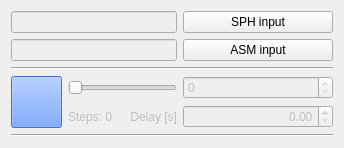
         <widget class="QFrame" name="fileControlFrame">
          <property name="layoutDirection">
           <enum>Qt::LeftToRight</enum>
          </property>
          <layout class="QGridLayout" name="gridLayout_14">
           <item row="1" column="11">
            <widget class="QPushButton" name="sphfilebutton">
             <property name="minimumSize">
              <size>
               <width>150</width>
               <height>0</height>
              </size>
             </property>
             <property name="text">
              <string>SPH input</string>
             </property>
            </widget>
           </item>
           <item row="3" column="6" colspan="6">
            <widget class="Line" name="line">
             <property name="orientation">
              <enum>Qt::Horizontal</enum>
             </property>
            </widget>
           </item>
           <item row="5" column="11">
            <widget class="QDoubleSpinBox" name="frameDelay">
             <property name="enabled">
              <bool>false</bool>
             </property>
             <property name="minimumSize">
              <size>
               <width>80</width>
               <height>0</height>
              </size>
             </property>
             <property name="layoutDirection">
              <enum>Qt::LeftToRight</enum>
             </property>
             <property name="alignment">
              <set>Qt::AlignRight|Qt::AlignTrailing|Qt::AlignVCenter</set>
             </property>
             <property name="maximum">
              <double>10.000000000000000</double>
             </property>
             <property name="singleStep">
              <double>0.100000000000000</double>
             </property>
            </widget>
           </item>
           <item row="1" column="6" colspan="5">
            <widget class="QLineEdit" name="sphInputLineEdit">
             <property name="enabled">
              <bool>false</bool>
             </property>
             <property name="readOnly">
              <bool>true</bool>
             </property>
            </widget>
           </item>
           <item row="6" column="6" colspan="6">
            <widget class="Line" name="line_2">
             <property name="orientation">
              <enum>Qt::Horizontal</enum>
             </property>
            </widget>
           </item>
           <item row="5" column="10">
            <widget class="QLabel" name="delayLabel">
             <property name="enabled">
              <bool>false</bool>
             </property>
             <property name="text">
              <string>Delay [s]</string>
             </property>
             <property name="alignment">
              <set>Qt::AlignRight|Qt::AlignTrailing|Qt::AlignVCenter</set>
             </property>
            </widget>
           </item>
           <item row="2" column="6" colspan="5">
            <widget class="QLineEdit" name="asmInputLineEdit">
             <property name="enabled">
              <bool>false</bool>
             </property>
             <property name="readOnly">
              <bool>true</bool>
             </property>
            </widget>
           </item>
           <item row="4" column="11">
            <widget class="QSpinBox" name="progressSpin">
             <property name="enabled">
              <bool>false</bool>
             </property>
             <property name="minimumSize">
              <size>
               <width>80</width>
               <height>0</height>
              </size>
             </property>
             <property name="maximum">
              <number>0</number>
             </property>
            </widget>
           </item>
           <item row="2" column="11">
            <widget class="QPushButton" name="asmfilebutton">
             <property name="minimumSize">
              <size>
               <width>150</width>
               <height>0</height>
              </size>
             </property>
             <property name="text">
              <string>ASM input</string>
             </property>
            </widget>
           </item>
           <item row="4" column="6" rowspan="2">
            <widget class="QPushButton" name="buttonPlay">
             <property name="enabled">
              <bool>false</bool>
             </property>
             <property name="sizePolicy">
              <sizepolicy hsizetype="Preferred" vsizetype="Preferred">
               <horstretch>0</horstretch>
               <verstretch>0</verstretch>
              </sizepolicy>
             </property>
             <property name="palette">
              <palette>
               <active>
                <colorrole role="WindowText">
                 <brush brushstyle="SolidPattern">
                  <color alpha="255">
                   <red>252</red>
                   <green>252</green>
                   <blue>252</blue>
                  </color>
                 </brush>
                </colorrole>
                <colorrole role="Button">
                 <brush brushstyle="SolidPattern">
                  <color alpha="255">
                   <red>76</red>
                   <green>138</green>
                   <blue>255</blue>
                  </color>
                 </brush>
                </colorrole>
                <colorrole role="Text">
                 <brush brushstyle="SolidPattern">
                  <color alpha="255">
                   <red>252</red>
                   <green>252</green>
                   <blue>252</blue>
                  </color>
                 </brush>
                </colorrole>
                <colorrole role="ButtonText">
                 <brush brushstyle="SolidPattern">
                  <color alpha="255">
                   <red>252</red>
                   <green>252</green>
                   <blue>252</blue>
                  </color>
                 </brush>
                </colorrole>
                <colorrole role="Base">
                 <brush brushstyle="SolidPattern">
                  <color alpha="255">
                   <red>76</red>
                   <green>138</green>
                   <blue>255</blue>
                  </color>
                 </brush>
                </colorrole>
                <colorrole role="Window">
                 <brush brushstyle="SolidPattern">
                  <color alpha="255">
                   <red>76</red>
                   <green>138</green>
                   <blue>255</blue>
                  </color>
                 </brush>
                </colorrole>
               </active>
               <inactive>
                <colorrole role="WindowText">
                 <brush brushstyle="SolidPattern">
                  <color alpha="255">
                   <red>252</red>
                   <green>252</green>
                   <blue>252</blue>
                  </color>
                 </brush>
                </colorrole>
                <colorrole role="Button">
                 <brush brushstyle="SolidPattern">
                  <color alpha="255">
                   <red>76</red>
                   <green>138</green>
                   <blue>255</blue>
                  </color>
                 </brush>
                </colorrole>
                <colorrole role="Text">
                 <brush brushstyle="SolidPattern">
                  <color alpha="255">
                   <red>252</red>
                   <green>252</green>
                   <blue>252</blue>
                  </color>
                 </brush>
                </colorrole>
                <colorrole role="ButtonText">
                 <brush brushstyle="SolidPattern">
                  <color alpha="255">
                   <red>252</red>
                   <green>252</green>
                   <blue>252</blue>
                  </color>
                 </brush>
                </colorrole>
                <colorrole role="Base">
                 <brush brushstyle="SolidPattern">
                  <color alpha="255">
                   <red>76</red>
                   <green>138</green>
                   <blue>255</blue>
                  </color>
                 </brush>
                </colorrole>
                <colorrole role="Window">
                 <brush brushstyle="SolidPattern">
                  <color alpha="255">
                   <red>76</red>
                   <green>138</green>
                   <blue>255</blue>
                  </color>
                 </brush>
                </colorrole>
               </inactive>
               <disabled>
                <colorrole role="WindowText">
                 <brush brushstyle="SolidPattern">
                  <color alpha="255">
                   <red>252</red>
                   <green>252</green>
                   <blue>252</blue>
                  </color>
                 </brush>
                </colorrole>
                <colorrole role="Button">
                 <brush brushstyle="SolidPattern">
                  <color alpha="255">
                   <red>76</red>
                   <green>138</green>
                   <blue>255</blue>
                  </color>
                 </brush>
                </colorrole>
                <colorrole role="Text">
                 <brush brushstyle="SolidPattern">
                  <color alpha="255">
                   <red>252</red>
                   <green>252</green>
                   <blue>252</blue>
                  </color>
                 </brush>
                </colorrole>
                <colorrole role="ButtonText">
                 <brush brushstyle="SolidPattern">
                  <color alpha="255">
                   <red>252</red>
                   <green>252</green>
                   <blue>252</blue>
                  </color>
                 </brush>
                </colorrole>
                <colorrole role="Base">
                 <brush brushstyle="SolidPattern">
                  <color alpha="255">
                   <red>76</red>
                   <green>138</green>
                   <blue>255</blue>
                  </color>
                 </brush>
                </colorrole>
                <colorrole role="Window">
                 <brush brushstyle="SolidPattern">
                  <color alpha="255">
                   <red>76</red>
                   <green>138</green>
                   <blue>255</blue>
                  </color>
                 </brush>
                </colorrole>
               </disabled>
              </palette>
             </property>
             <property name="font">
              <font>
               <pointsize>12</pointsize>
               <weight>75</weight>
               <bold>true</bold>
              </font>
             </property>
             <property name="toolTip">
              <string>Play</string>
             </property>
             <property name="layoutDirection">
              <enum>Qt::LeftToRight</enum>
             </property>
             <property name="styleSheet">
              <string notr="true">background-color: rgb(76, 138, 255);
color: rgb(252, 252, 252);</string>
             </property>
             <property name="text">
              <string/>
             </property>
             <property name="icon">
              <iconset resource="icons.qrc">
               <normaloff>:/icons/play</normaloff>:/icons/play</iconset>
             </property>
             <property name="shortcut">
              <string>Space</string>
             </property>
            </widget>
           </item>
           <item row="4" column="7" colspan="4">
            <widget class="QSlider" name="progressSlider">
             <property name="enabled">
              <bool>false</bool>
             </property>
             <property name="maximum">
              <number>0</number>
             </property>
             <property name="orientation">
              <enum>Qt::Horizontal</enum>
             </property>
            </widget>
           </item>
           <item row="5" column="7">
            <widget class="QLabel" name="labelNumSteps">
             <property name="enabled">
              <bool>false</bool>
             </property>
             <property name="text">
              <string>Steps: 0</string>
             </property>
            </widget>
           </item>
          </layout>
         </widget>
